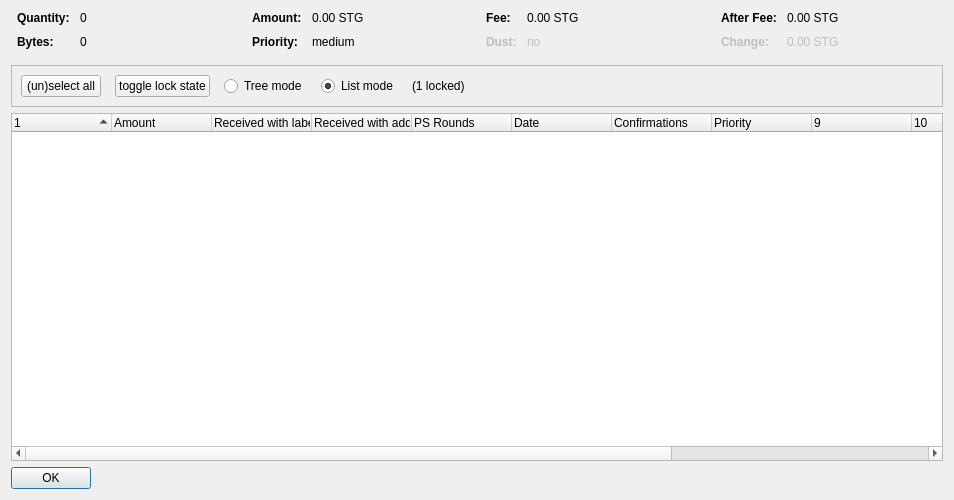
<?xml version="1.0" encoding="UTF-8"?>
<ui version="4.0">
 <class>CoinControlDialog</class>
 <widget class="QDialog" name="CoinControlDialog">
  <property name="geometry">
   <rect>
    <x>0</x>
    <y>0</y>
    <width>954</width>
    <height>500</height>
   </rect>
  </property>
  <property name="windowTitle">
   <string>Coin Selection</string>
  </property>
  <layout class="QVBoxLayout" name="verticalLayout">
   <item>
    <layout class="QHBoxLayout" name="horizontalLayoutTop" stretch="0,0,0,0">
     <property name="topMargin">
      <number>0</number>
     </property>
     <property name="bottomMargin">
      <number>10</number>
     </property>
     <item>
      <layout class="QFormLayout" name="formLayoutCoinControl1">
       <property name="horizontalSpacing">
        <number>10</number>
       </property>
       <property name="verticalSpacing">
        <number>10</number>
       </property>
       <property name="leftMargin">
        <number>6</number>
       </property>
       <property name="rightMargin">
        <number>6</number>
       </property>
       <item row="0" column="0">
        <widget class="QLabel" name="labelCoinControlQuantityText">
         <property name="font">
          <font>
           <weight>75</weight>
           <bold>true</bold>
          </font>
         </property>
         <property name="text">
          <string>Quantity:</string>
         </property>
        </widget>
       </item>
       <item row="0" column="1">
        <widget class="QLabel" name="labelCoinControlQuantity">
         <property name="cursor">
          <cursorShape>IBeamCursor</cursorShape>
         </property>
         <property name="contextMenuPolicy">
          <enum>Qt::ActionsContextMenu</enum>
         </property>
         <property name="text">
          <string notr="true">0</string>
         </property>
         <property name="textInteractionFlags">
          <set>Qt::LinksAccessibleByMouse|Qt::TextSelectableByKeyboard|Qt::TextSelectableByMouse</set>
         </property>
        </widget>
       </item>
       <item row="1" column="0">
        <widget class="QLabel" name="labelCoinControlBytesText">
         <property name="font">
          <font>
           <weight>75</weight>
           <bold>true</bold>
          </font>
         </property>
         <property name="text">
          <string>Bytes:</string>
         </property>
        </widget>
       </item>
       <item row="1" column="1">
        <widget class="QLabel" name="labelCoinControlBytes">
         <property name="cursor">
          <cursorShape>IBeamCursor</cursorShape>
         </property>
         <property name="contextMenuPolicy">
          <enum>Qt::ActionsContextMenu</enum>
         </property>
         <property name="text">
          <string notr="true">0</string>
         </property>
         <property name="textInteractionFlags">
          <set>Qt::LinksAccessibleByMouse|Qt::TextSelectableByKeyboard|Qt::TextSelectableByMouse</set>
         </property>
        </widget>
       </item>
      </layout>
     </item>
     <item>
      <layout class="QFormLayout" name="formLayoutCoinControl2">
       <property name="horizontalSpacing">
        <number>10</number>
       </property>
       <property name="verticalSpacing">
        <number>10</number>
       </property>
       <property name="leftMargin">
        <number>6</number>
       </property>
       <property name="rightMargin">
        <number>6</number>
       </property>
       <item row="0" column="0">
        <widget class="QLabel" name="labelCoinControlAmountText">
         <property name="font">
          <font>
           <weight>75</weight>
           <bold>true</bold>
          </font>
         </property>
         <property name="text">
          <string>Amount:</string>
         </property>
        </widget>
       </item>
       <item row="0" column="1">
        <widget class="QLabel" name="labelCoinControlAmount">
         <property name="cursor">
          <cursorShape>IBeamCursor</cursorShape>
         </property>
         <property name="contextMenuPolicy">
          <enum>Qt::ActionsContextMenu</enum>
         </property>
         <property name="text">
          <string notr="true">0.00 STG</string>
         </property>
         <property name="textInteractionFlags">
          <set>Qt::LinksAccessibleByMouse|Qt::TextSelectableByKeyboard|Qt::TextSelectableByMouse</set>
         </property>
        </widget>
       </item>
       <item row="1" column="0">
        <widget class="QLabel" name="labelCoinControlPriorityText">
         <property name="font">
          <font>
           <weight>75</weight>
           <bold>true</bold>
          </font>
         </property>
         <property name="text">
          <string>Priority:</string>
         </property>
        </widget>
       </item>
       <item row="1" column="1">
        <widget class="QLabel" name="labelCoinControlPriority">
         <property name="cursor">
          <cursorShape>IBeamCursor</cursorShape>
         </property>
         <property name="contextMenuPolicy">
          <enum>Qt::ActionsContextMenu</enum>
         </property>
         <property name="text">
          <string>medium</string>
         </property>
         <property name="textInteractionFlags">
          <set>Qt::LinksAccessibleByMouse|Qt::TextSelectableByKeyboard|Qt::TextSelectableByMouse</set>
         </property>
        </widget>
       </item>
      </layout>
     </item>
     <item>
      <layout class="QFormLayout" name="formLayoutCoinControl3">
       <property name="horizontalSpacing">
        <number>10</number>
       </property>
       <property name="verticalSpacing">
        <number>10</number>
       </property>
       <property name="leftMargin">
        <number>6</number>
       </property>
       <property name="rightMargin">
        <number>6</number>
       </property>
       <item row="0" column="0">
        <widget class="QLabel" name="labelCoinControlFeeText">
         <property name="font">
          <font>
           <weight>75</weight>
           <bold>true</bold>
          </font>
         </property>
         <property name="text">
          <string>Fee:</string>
         </property>
        </widget>
       </item>
       <item row="0" column="1">
        <widget class="QLabel" name="labelCoinControlFee">
         <property name="cursor">
          <cursorShape>IBeamCursor</cursorShape>
         </property>
         <property name="contextMenuPolicy">
          <enum>Qt::ActionsContextMenu</enum>
         </property>
         <property name="text">
          <string notr="true">0.00 STG</string>
         </property>
         <property name="textInteractionFlags">
          <set>Qt::LinksAccessibleByMouse|Qt::TextSelectableByKeyboard|Qt::TextSelectableByMouse</set>
         </property>
        </widget>
       </item>
       <item row="1" column="0">
        <widget class="QLabel" name="labelCoinControlLowOutputText">
         <property name="enabled">
          <bool>false</bool>
         </property>
         <property name="font">
          <font>
           <weight>75</weight>
           <bold>true</bold>
          </font>
         </property>
         <property name="text">
          <string>Dust:</string>
         </property>
        </widget>
       </item>
       <item row="1" column="1">
        <widget class="QLabel" name="labelCoinControlLowOutput">
         <property name="enabled">
          <bool>false</bool>
         </property>
         <property name="cursor">
          <cursorShape>IBeamCursor</cursorShape>
         </property>
         <property name="contextMenuPolicy">
          <enum>Qt::ActionsContextMenu</enum>
         </property>
         <property name="text">
          <string>no</string>
         </property>
         <property name="textInteractionFlags">
          <set>Qt::LinksAccessibleByMouse|Qt::TextSelectableByKeyboard|Qt::TextSelectableByMouse</set>
         </property>
        </widget>
       </item>
      </layout>
     </item>
     <item>
      <layout class="QFormLayout" name="formLayoutCoinControl4">
       <property name="horizontalSpacing">
        <number>10</number>
       </property>
       <property name="verticalSpacing">
        <number>10</number>
       </property>
       <property name="leftMargin">
        <number>6</number>
       </property>
       <property name="rightMargin">
        <number>6</number>
       </property>
       <item row="0" column="0">
        <widget class="QLabel" name="labelCoinControlAfterFeeText">
         <property name="font">
          <font>
           <weight>75</weight>
           <bold>true</bold>
          </font>
         </property>
         <property name="text">
          <string>After Fee:</string>
         </property>
        </widget>
       </item>
       <item row="0" column="1">
        <widget class="QLabel" name="labelCoinControlAfterFee">
         <property name="cursor">
          <cursorShape>IBeamCursor</cursorShape>
         </property>
         <property name="contextMenuPolicy">
          <enum>Qt::ActionsContextMenu</enum>
         </property>
         <property name="text">
          <string notr="true">0.00 STG</string>
         </property>
         <property name="textInteractionFlags">
          <set>Qt::LinksAccessibleByMouse|Qt::TextSelectableByKeyboard|Qt::TextSelectableByMouse</set>
         </property>
        </widget>
       </item>
       <item row="1" column="0">
        <widget class="QLabel" name="labelCoinControlChangeText">
         <property name="enabled">
          <bool>false</bool>
         </property>
         <property name="font">
          <font>
           <weight>75</weight>
           <bold>true</bold>
          </font>
         </property>
         <property name="text">
          <string>Change:</string>
         </property>
        </widget>
       </item>
       <item row="1" column="1">
        <widget class="QLabel" name="labelCoinControlChange">
         <property name="enabled">
          <bool>false</bool>
         </property>
         <property name="cursor">
          <cursorShape>IBeamCursor</cursorShape>
         </property>
         <property name="contextMenuPolicy">
          <enum>Qt::ActionsContextMenu</enum>
         </property>
         <property name="text">
          <string notr="true">0.00 STG</string>
         </property>
         <property name="textInteractionFlags">
          <set>Qt::LinksAccessibleByMouse|Qt::TextSelectableByKeyboard|Qt::TextSelectableByMouse</set>
         </property>
        </widget>
       </item>
      </layout>
     </item>
    </layout>
   </item>
   <item>
    <widget class="QFrame" name="frame">
     <property name="minimumSize">
      <size>
       <width>0</width>
       <height>40</height>
      </size>
     </property>
     <property name="frameShape">
      <enum>QFrame::StyledPanel</enum>
     </property>
     <property name="frameShadow">
      <enum>QFrame::Sunken</enum>
     </property>
     <layout class="QHBoxLayout" name="horizontalLayout">
      <item>
       <layout class="QHBoxLayout" name="horizontalLayoutPanel" stretch="0,0,0,0,0,0">
        <property name="spacing">
         <number>14</number>
        </property>
        <item>
         <widget class="QPushButton" name="pushButtonSelectAll">
          <property name="sizePolicy">
           <sizepolicy hsizetype="Maximum" vsizetype="Fixed">
            <horstretch>0</horstretch>
            <verstretch>0</verstretch>
           </sizepolicy>
          </property>
          <property name="text">
           <string>(un)select all</string>
          </property>
          <property name="autoDefault">
           <bool>false</bool>
          </property>
         </widget>
        </item>
        <item>
         <widget class="QPushButton" name="pushButtonToggleLock">
          <property name="sizePolicy">
           <sizepolicy hsizetype="Maximum" vsizetype="Fixed">
            <horstretch>0</horstretch>
            <verstretch>0</verstretch>
           </sizepolicy>
          </property>
          <property name="text">
           <string>toggle lock state</string>
          </property>
          <property name="autoDefault">
           <bool>false</bool>
          </property>
         </widget>
        </item>
        <item>
         <widget class="QRadioButton" name="radioTreeMode">
          <property name="sizePolicy">
           <sizepolicy hsizetype="Maximum" vsizetype="Fixed">
            <horstretch>0</horstretch>
            <verstretch>0</verstretch>
           </sizepolicy>
          </property>
          <property name="text">
           <string>Tree mode</string>
          </property>
         </widget>
        </item>
        <item>
         <widget class="QRadioButton" name="radioListMode">
          <property name="sizePolicy">
           <sizepolicy hsizetype="Maximum" vsizetype="Fixed">
            <horstretch>0</horstretch>
            <verstretch>0</verstretch>
           </sizepolicy>
          </property>
          <property name="text">
           <string>List mode</string>
          </property>
          <property name="checked">
           <bool>true</bool>
          </property>
         </widget>
        </item>
        <item>
         <widget class="QLabel" name="labelLocked">
          <property name="text">
           <string>(1 locked)</string>
          </property>
         </widget>
        </item>
        <item>
         <spacer name="horizontalSpacer">
          <property name="orientation">
           <enum>Qt::Horizontal</enum>
          </property>
          <property name="sizeHint" stdset="0">
           <size>
            <width>40</width>
            <height>20</height>
           </size>
          </property>
         </spacer>
        </item>
       </layout>
      </item>
     </layout>
    </widget>
   </item>
   <item>
    <widget class="CoinControlTreeWidget" name="treeWidget">
     <property name="contextMenuPolicy">
      <enum>Qt::CustomContextMenu</enum>
     </property>
     <property name="sortingEnabled">
      <bool>false</bool>
     </property>
     <property name="columnCount">
      <number>13</number>
     </property>
     <attribute name="headerShowSortIndicator" stdset="0">
      <bool>true</bool>
     </attribute>
     <attribute name="headerStretchLastSection">
      <bool>false</bool>
     </attribute>
     <column>
      <property name="text">
       <string/>
      </property>
     </column>
     <column>
      <property name="text">
       <string>Amount</string>
      </property>
     </column>
     <column>
      <property name="text">
       <string>Received with label</string>
      </property>
     </column>
     <column>
      <property name="text">
       <string>Received with address</string>
      </property>
     </column>
     <column>
      <property name="text">
       <string>PS Rounds</string>
      </property>
     </column>
     <column>
      <property name="text">
       <string>Date</string>
      </property>
     </column>
     <column>
      <property name="text">
       <string>Confirmations</string>
      </property>
      <property name="toolTip">
       <string>Confirmed</string>
      </property>
     </column>
     <column>
      <property name="text">
       <string>Priority</string>
      </property>
     </column>
     <column>
      <property name="text">
       <string/>
      </property>
     </column>
     <column>
      <property name="text">
       <string/>
      </property>
     </column>
     <column>
      <property name="text">
       <string/>
      </property>
     </column>
     <column>
      <property name="text">
       <string/>
      </property>
     </column>
     <column>
      <property name="text">
       <string/>
      </property>
     </column>
    </widget>
   </item>
   <item>
    <widget class="QDialogButtonBox" name="buttonBox">
     <property name="sizePolicy">
      <sizepolicy hsizetype="Maximum" vsizetype="Fixed">
       <horstretch>0</horstretch>
       <verstretch>0</verstretch>
      </sizepolicy>
     </property>
     <property name="orientation">
      <enum>Qt::Horizontal</enum>
     </property>
     <property name="standardButtons">
      <set>QDialogButtonBox::Ok</set>
     </property>
    </widget>
   </item>
  </layout>
 </widget>
 <customwidgets>
  <customwidget>
   <class>CoinControlTreeWidget</class>
   <extends>QTreeWidget</extends>
   <header>coincontroltreewidget.h</header>
  </customwidget>
 </customwidgets>
 <resources/>
 <connections/>
</ui>
